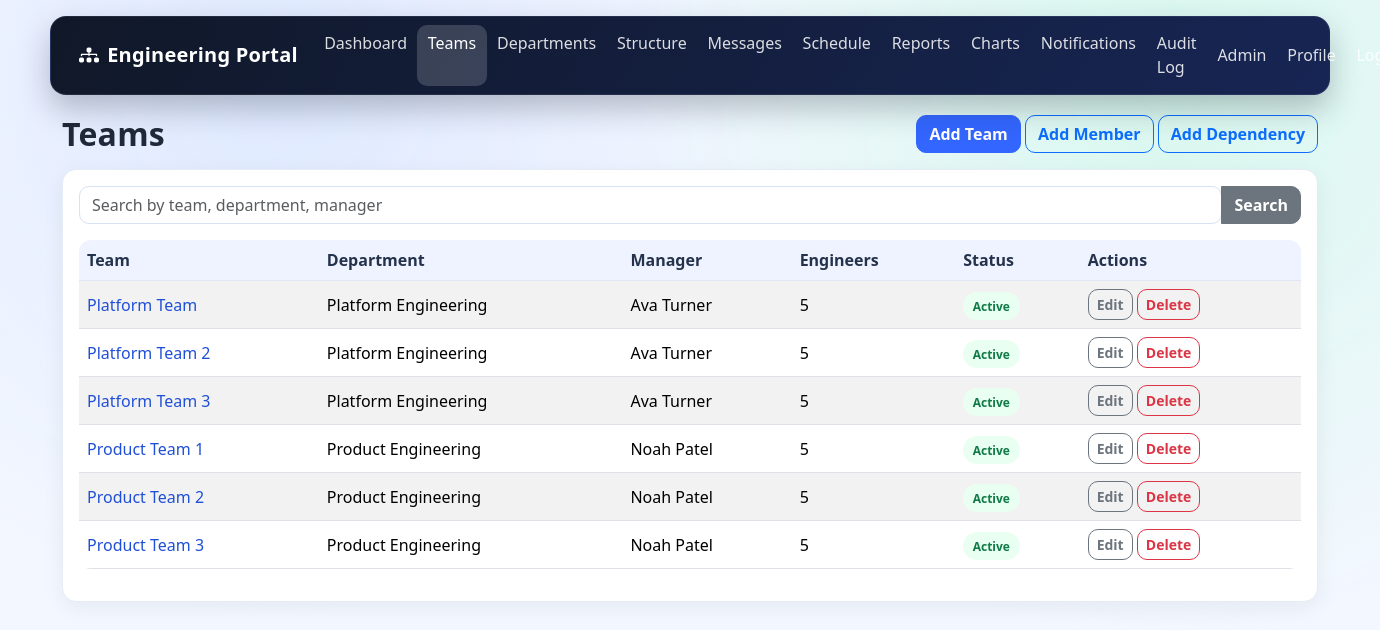
Page /teams/ (signed in) on the committed database.
### teams/models.py (models this page shows, shortened)
class Team(models.Model):
    class TeamStatus(models.TextChoices):
        ACTIVE = "active", "Active"
        RESTRUCTURED = "restructured", "Restructured"
        DISBANDED = "disbanded", "Disbanded"
    name = models.CharField(max_length=140, unique=True)
    department = models.ForeignKey(Department, on_delete=models.PROTECT, related_name="teams")
    team_type = models.ForeignKey(
        TeamType, on_delete=models.SET_NULL, null=True, blank=True, related_name="teams"
    )
    manager = models.ForeignKey(User, on_delete=models.SET_NULL, null=True, blank=True, related_name="managed_teams")
    mission = models.TextField()
    responsibilities = models.TextField()
    contact_channel = models.CharField(max_length=200, help_text="Slack, Teams channel, or email.")
    repository_url = models.URLField(blank=True)
    status = models.CharField(max_length=20, choices=TeamStatus.choices, default=TeamStatus.RESTRUCTURED)
    created_at = models.DateTimeField(auto_now_add=True)
    updated_at = models.DateTimeField(auto_now=True)
    class Meta:
        ordering = ["name"]
    @property
    def engineer_count(self):
        return self.members.count()

### organization/models.py (models this page shows, shortened)
class Department(models.Model):
    name = models.CharField(max_length=120, unique=True)
    leader_name = models.CharField(max_length=120)
    specialisation = models.CharField(max_length=200)
    description = models.TextField(blank=True)
    is_active = models.BooleanField(default=True)

### teams/views.py (the view, shortened to what this page needs)
# urls.py: path("", TeamListView.as_view(), name="team_list"),
class TeamListView(LoginRequiredMixin, ListView):
    model = Team
    template_name = "teams/team_list.html"
    context_object_name = "teams"
    def get_queryset(self):
        queryset = Team.objects.select_related("department", "manager")
        query = self.request.GET.get("q", "").strip()
        return queryset

### core/context_processors.py (called while the page is built)
def notification_count(request):
    if request.user.is_authenticated:
        return {"unread_notifications_count": Notification.objects.filter(user=request.user, is_read=False).count()}
    return {"unread_notifications_count": 0}

### core/current_user.py (called while the page is built)
def set_current_user(user):
    _current_user.set(user)

### templates/teams/team_list.html (shortened to what this page needs)
{% extends "base.html" %}
{% block content %}
<div class="d-flex justify-content-between align-items-center mb-3">
    <h2 class="page-title mb-0">Teams</h2>
    <div>
        <a class="btn btn-primary" href="{% url 'team_create' %}">Add Team</a>
        <a class="btn btn-outline-primary" href="{% url 'team_member_create' %}">Add Member</a>
        <a class="btn btn-outline-primary" href="{% url 'team_dependency_create' %}">Add Dependency</a>
    </div>
</div>
<div class="card">
    <div class="card-body">
        <form method="get" class="input-group mb-3">
            <input type="text" class="form-control" name="q" placeholder="Search by team, department, manager" value="{{ request.GET.q }}">
            <button class="btn btn-secondary">Search</button>
        </form>
        <div class="table-responsive">
            <table class="table table-striped align-middle">
                <thead>
                <tr>
                    <th>Team</th>
                    <th>Department</th>
                    <th>Manager</th>
                    <th>Engineers</th>
                    <th>Status</th>
                    <th>Actions</th>
                </tr>
                </thead>
                <tbody>
                {% for team in teams %}
                    <tr>
                        <td><a href="{% url 'team_detail' team.pk %}">{{ team.name }}</a></td>
                        <td>{{ team.department.name }}</td>
                        <td>{{ team.manager.get_full_name|default:"-" }}</td>
                        <td>{{ team.engineer_count }}</td>
                        <td>
                            {% if team.status == "active" %}
                                <span class="badge-pill-soft badge-soft-success">Active</span>
                            {% else %}
                                <span class="badge-pill-soft badge-soft-danger">{{ team.get_status_display }}</span>
                            {% endif %}
                        </td>
                        <td>
                            <a class="btn btn-sm btn-outline-secondary" href="{% url 'team_update' team.pk %}">Edit</a>
                            <a class="btn btn-sm btn-outline-danger" href="{% url 'team_delete' team.pk %}">Delete</a>
                        </td>
                    </tr>
                {% endfor %}
                </tbody>
            </table>
        </div>
    </div>
</div>
{% endblock %}

### static/css/site.css (style rules this page uses)
:root { --bg: #f3f7ff; --surface: #ffffff; --text: #1f2937; --muted: #6b7280; --primary: #3366ff; --primary-dark: #1f4fd6; --danger-soft: #ffe8ec; --success-soft: #e8fff2; }
body { font-family: "Segoe UI", Tahoma, Geneva, Verdana, sans-serif; background: radial-gradient(circle at 20% 10%, #dfe9ff 0%, rgba(223, 233, 255, 0) 40%), radial-gradient(circle at 85% 10%, #d8f8ee 0%, rgba(216, 248, 238, 0) 40%), var(--bg); color: var(--text); min-height: 100vh; }
a { color: var(--primary-dark); text-decoration: none; }
.page-title { font-weight: 700; letter-spacing: 0.2px; margin-bottom: 1rem; }
.card { border: 1px solid #e5ecf6; border-radius: 14px; box-shadow: 0 6px 22px rgba(15, 23, 42, 0.06); }
.btn { border-radius: 10px; font-weight: 600; }
.btn-primary { background: var(--primary); border-color: var(--primary); }
.table { border-collapse: separate; border-spacing: 0; overflow: hidden; border-radius: 12px; }
.table thead th { background: #eef3ff; color: #24324b; border-bottom: 1px solid #dfe7f5; }
input.form-control, textarea.form-control, select.form-select, input[type="text"], input[type="email"], input[type="password"], input[type="url"], input[type="datetime-local"], textarea, select { border-radius: 10px !important; border: 1px solid #d7e2f2 !important; box-shadow: none !important; }
.badge-pill-soft { padding: 0.35rem 0.6rem; border-radius: 999px; font-size: 0.75rem; font-weight: 700; }
.badge-soft-success { background: var(--success-soft); color: #0f7a45; }

### rows in the picture
Team: name "Platform Team", department.name "Platform Engineering", manager.get_full_name "Ava Turner", engineer_count "5", status "Active"
Team: name "Platform Team 2", department.name "Platform Engineering", manager.get_full_name "Ava Turner", engineer_count "5", status "Active"
Team: name "Platform Team 3", department.name "Platform Engineering", manager.get_full_name "Ava Turner", engineer_count "5", status "Active"
Team: name "Product Team 1", department.name "Product Engineering", manager.get_full_name "Noah Patel", engineer_count "5", status "Active"
Team: name "Product Team 2", department.name "Product Engineering", manager.get_full_name "Noah Patel", engineer_count "5", status "Active"
Team: name "Product Team 3", department.name "Product Engineering", manager.get_full_name "Noah Patel", engineer_count "5", status "Active"
